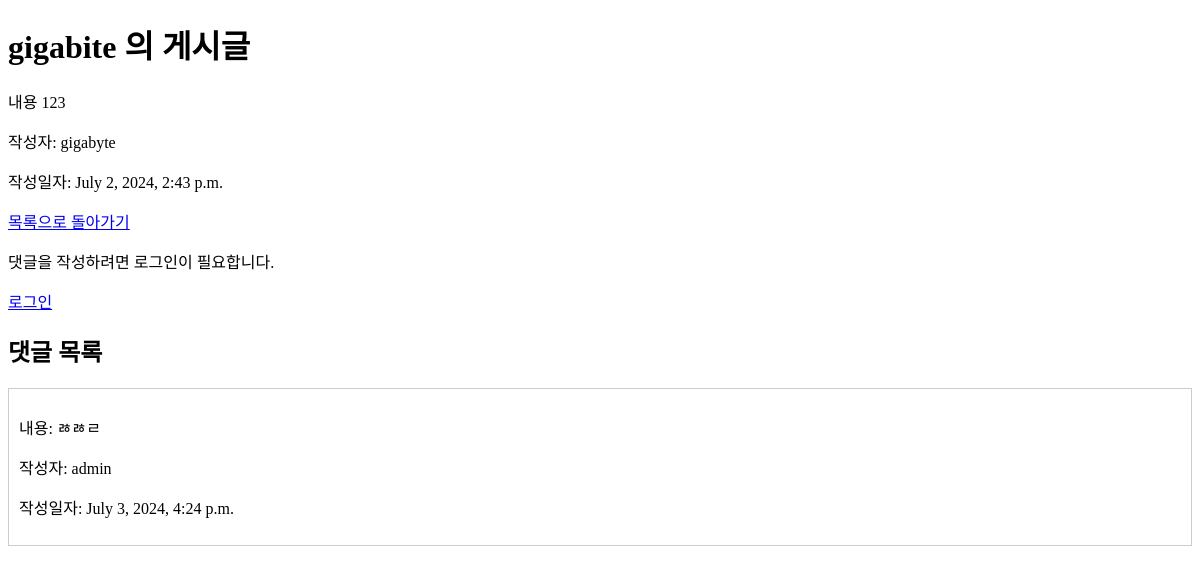
The app's page /detail/5 with its own data.
### post/models.py (models this page shows, shortened)
class Post(models.Model):
    title = models.CharField(max_length=40)
    contents = models.TextField()
    created_at = models.DateTimeField(auto_now_add=True)
    author = models.ForeignKey(User, null=True,blank=True,on_delete=models.SET_NULL)
    class Meta:
        db_table = 'posts'

class Comment(models.Model):
    post = models.ForeignKey(Post, on_delete=models.CASCADE)
    content = models.TextField()
    created_at = models.DateTimeField(auto_now_add=True)
    author = models.ForeignKey(User, null=True,blank=True,on_delete=models.SET_NULL)
    class Meta:
        db_table = 'comment'

### user/models.py (models this page shows)
class User(AbstractUser):
    class Meta:
        db_table = 'user'

### post/views.py (the view)
# urls.py: path('detail/<int:post_id>', post_detail),
def post_detail(request, post_id):
    post = Post.objects.get(id=post_id)
    comments = Comment.objects.filter(post=post).order_by('-created_at')
    return render(request, 'post_detail.html', {'post': post, 'comments': comments, 'commentForm' : CommentForm() })

### post/templates/post_detail.html (shortened to what this page needs)
<!DOCTYPE html>
<html lang="en">
<head>
</head>
<body>
    <div>
        <h1>{{ post.title }}</h1>
        <p>{{ post.contents }}</p>
        <p>작성자: {{ post.author.username }}</p>
        <p>작성일자: {{ post.created_at }}</p>
        <a href="/">목록으로 돌아가기</a>
    </div>
    <div>
        {% if user.is_authenticated %}
        <form method="post" action="/comment/write/{{ post.id }}">
            {% csrf_token %}
            {{ commentForm.as_p }}
            <button type="submit">댓글 작성</button>
        </form>
        {% else %}
        <p>댓글을 작성하려면 로그인이 필요합니다.</p>
        <a href="/user/login">로그인</a>
        {% endif %}
    </div>
    <div>
        <h2>댓글 목록</h2>
        {% for comment in comments %}
            <div class="comment-box" id="comment-{{ comment.id }}">
                <p id="content-{{ comment.id }}">내용: {{ comment.content }}</p>
                <p>작성자: {{ comment.author }}</p>
                <p>작성일자: {{ comment.created_at }}</p>
            </div>
        {% empty %}
            <p>댓글이 없습니다.</p>
        {% endfor %}
    </div>
</body>
</html>

### post/templates/post_detail.html (style rules this page uses)
.comment-box { border: 1px solid #ccc; margin-bottom: 10px; padding: 10px; }

### records on screen
Post: title "gigabite 의 게시글", contents "내용 123", author.username "gigabyte", created_at "July 2, 2024, 2:43 p.m."
Comment: content "ㅀㅀㄹ", author "admin", created_at "July 3, 2024, 4:24 p.m."
